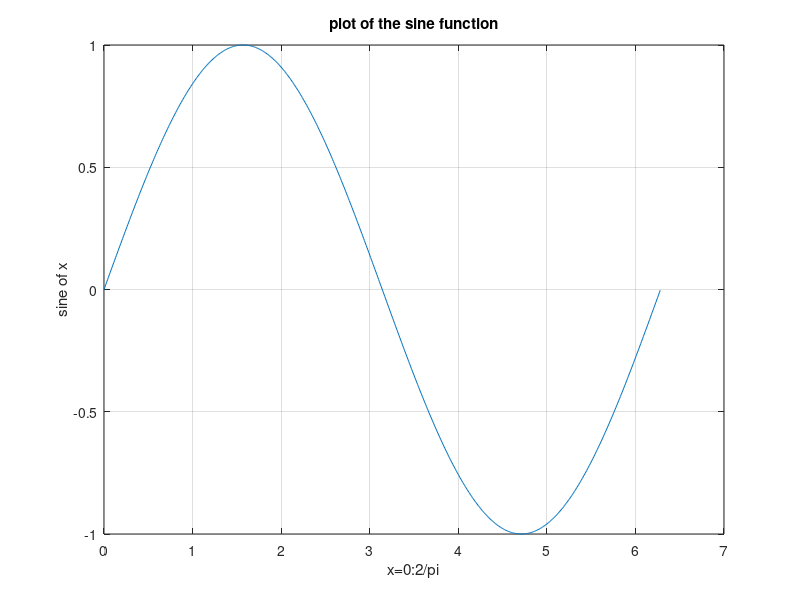

Here is the MATLAB script that generated this plot:
clc; clear all; close all;
x=(0:0.01:2*pi);
y=sin(x);
plot(x,y);
grid on;
xlabel('x=0:2/pi');
ylabel('sine of x');
title('plot of the sine function');